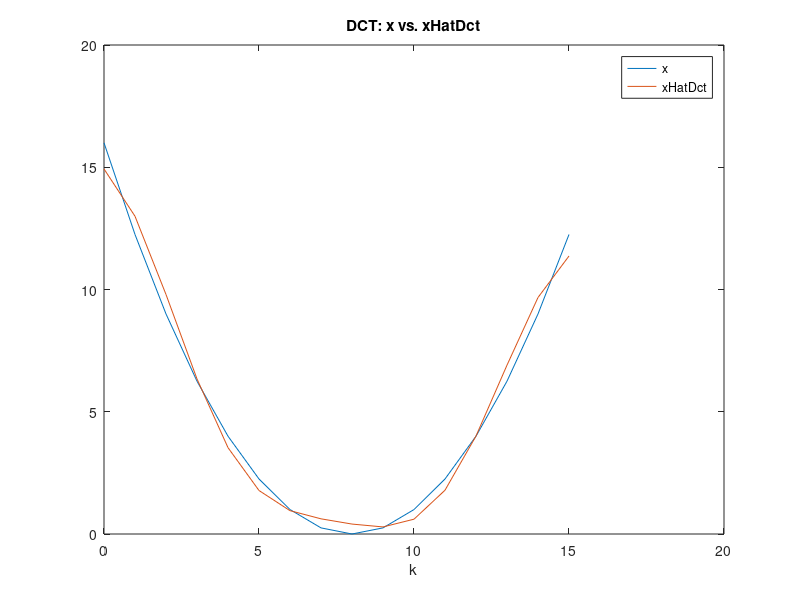
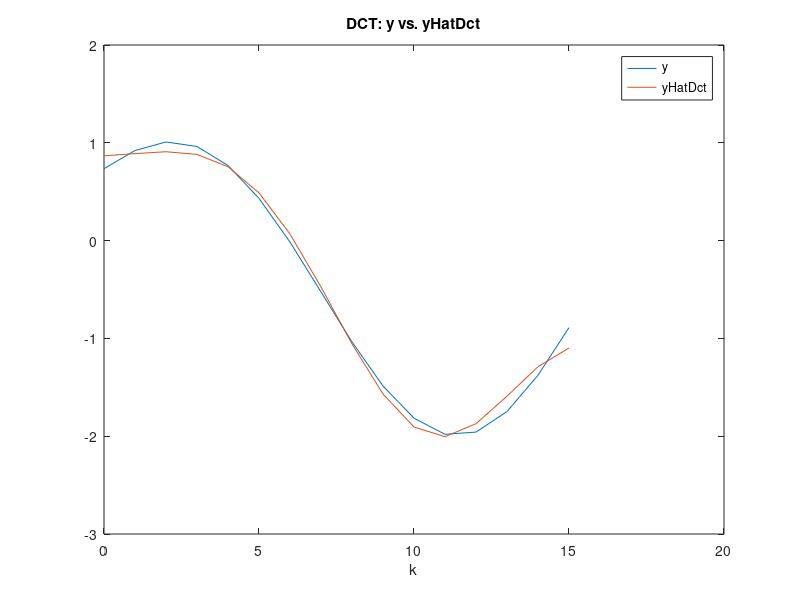

The MATLAB source for these figures, in order:
% XDct be the DCT of x, and YDct the DCT of y. 
% XHatDct be derived from XDct by replacing the last 11 elements of XDct by zeros while keeping the rest of the elements the same
% YHatDct similarly from YDct. 
% xHatDct be the inverse DCT of XHatDct, and yHatDct the inverse DCT of YHatDct.

% base equations
k = 0:15;
x = (k-8).^2 / 4;
y = cos(k * (pi/16) + 1) + sin((2*k+1) * (pi/16));

% dct transformation
XDct= dct(x);
YDct = dct(y);

XHatDct = XDct;
XHatDct(6:16) = 0;
YHatDct = YDct;
YHatDct(6:16) = 0;

% inverse dct of XHatDct
xHatDct = idct(XHatDct);
yHatDct = idct(YHatDct);

table1 = [XDct' XHatDct'];
display(table1)
table2 = [YDct' YHatDct'];
display(table2)
table3 = [x' xHatDct'];
display(table3)
table4 = [y' yHatDct'];
display(table4)

% plot 
figure(1);
plot(k,x);
hold on;
plot(k, xHatDct);
legend('x', 'xHatDct');
title('DCT: x vs. xHatDct');
xlabel('k');
hold off;

figure(2);
plot(k, y);
hold on;
plot(k, yHatDct);
legend('y', 'yHatDct');
title('DCT: y vs. yHatDct');
xlabel('k');
hold off;

% 3.c MSE
xMSE3 = mean((xHatDct - x).^2);
yMSE3 = mean((yHatDct - x).^2);

% 3.d SNR

xSNR3 = 20 * log10(abs(x) / abs(x-xHatDct));
ySNR3 = 20 * log10(abs(y) / abs(y-yHatDct));


